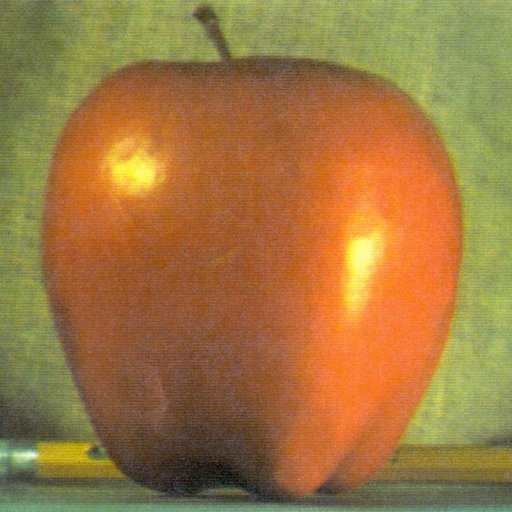
#> input picture data/apple.jpg, 512 x 512 px
$ python course_05.py
#> lines starting #> are read from the running program, lines starting #| are printed output that depends on the picture
import cv2 as cv
import numpy as np
from matplotlib import pyplot as plt
# 图像的几何变化

img = cv.imread("data/apple.jpg")
#> img is the input picture: shape (512, 512, 3); mean B, G, R 64.8, 119.7, 159.1
rows, cols, ch = img.shape
#> rows = 512; cols = 512; ch = 3

# 放大缩小
img_1 = cv.resize(img, None, fx=0.5, fy=0.5, interpolation=cv.INTER_CUBIC)    # fx、fy为放大倍数，interpolation为放大方法
cv.imshow("demo", img_1)

# 旋转
M = cv.getRotationMatrix2D((cols/2, rows/2), 45, 1)     # 构建旋转的矩阵M、参数为旋转中心、角度、和缩放
img_2 = cv.warpAffine(img, M, (cols*2, rows*2))             # 旋转，最后参数为展示窗口大小
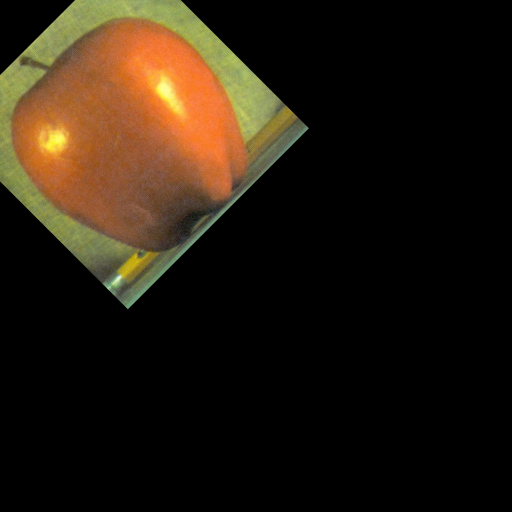
#> img_2: shape (1024, 1024, 3) (shown at 1/2 size); mean B, G, R 14.4, 26.8, 36.9
cv.imshow("resize_demo", img_2)

# 仿射变换 ：原图平行的线仍然平行，所以选择3个点构建矩阵
pts1 = np.float32([[50, 50], [200, 50], [50, 200]])         # 在原图中选择3个点，
pts2 = np.float32([[10, 100], [200, 50], [100, 250]])
M_1 = cv.getAffineTransform(pts1, pts2)                 # 构建矩阵
dst = cv.warpAffine(img, M_1, (cols*2, rows*2))             # 把矩阵传入
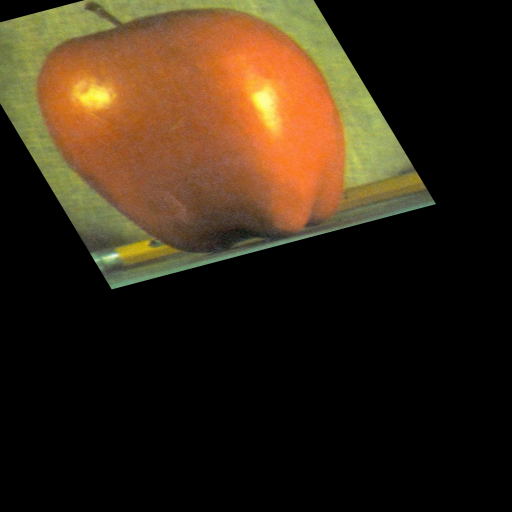
#> dst: shape (1024, 1024, 3) (shown at 1/2 size); mean B, G, R 21.1, 39.4, 54.2
cv.imshow("demo_12", dst)
plt.show()


cv.waitKey()
cv.destroyAllWindows()
